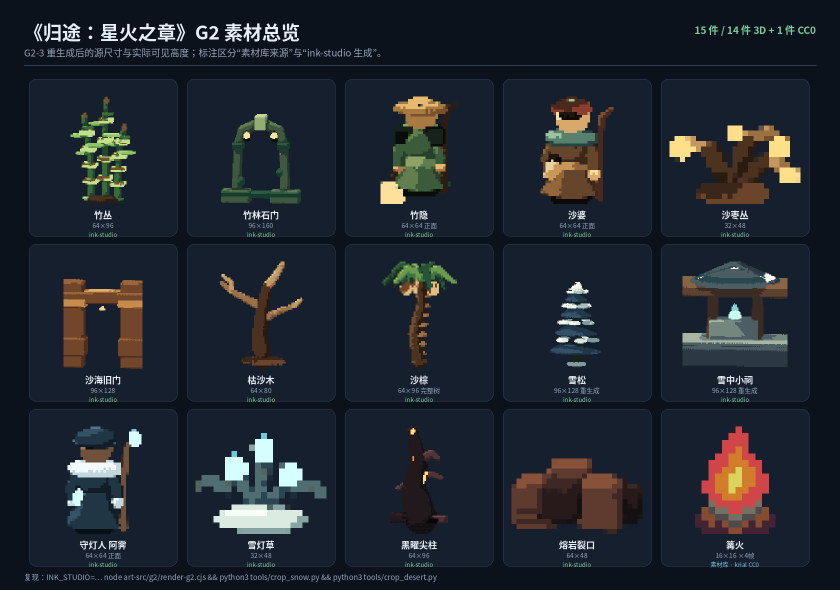
#> input picture docs/revamp/g2-3d/g2-props-board.png, 1680 x 1180 px, given in place of snow-pine-atlas.png, which was not available (shown at 1/2 size)
$ python crop_snow.py
#> lines starting #> are read from the running program, lines starting #| are printed output that depends on the picture
from PIL import Image
from pathlib import Path
ROOT = Path(__file__).resolve().parents[1]
out = ROOT / 'assets/01-primary/world'
out.mkdir(parents=True, exist_ok=True)

# G2-3 ink-studio 源图集 -> 运行时帧
Image.open(ROOT / 'docs/revamp/g2-3d/snow-pine-atlas.png').convert('RGBA').save(out / 'snow-pine.png')
Image.open(ROOT / 'docs/revamp/g2-3d/snow-shrine-atlas.png').convert('RGBA').save(out / 'snow-shrine.png')
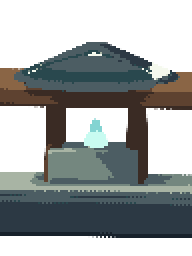
#> input picture docs/revamp/g2-3d/snow-shrine-atlas.png, 96 x 128 px (shown 2 times larger)
Image.open(ROOT / 'docs/revamp/g2-3d/snow-keeper-atlas.png').convert('RGBA').crop((0, 0, 64, 64)).save(out / 'snow-keeper.png')
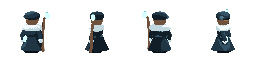
#> input picture docs/revamp/g2-3d/snow-keeper-atlas.png, 256 x 64 px
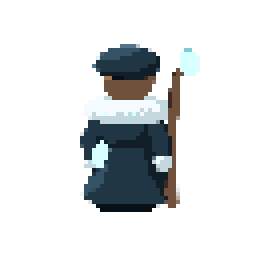
#> saved as snow-keeper.png: PIL image 64x64 RGBA (shown 4 times larger); mean R, G, B, A 18, 20.6, 21.9, 53.1; transparent parts drawn white
Image.open(ROOT / 'docs/revamp/g2-3d/snow-lantern-atlas.png').convert('RGBA').save(out / 'snow-lantern.png')

# 16px 雪地：TilesetField 纯色帧 21 调白蓝，只重映射颜色，不重绘 tile。
field = Image.open(ROOT / 'assets/00-raw/NinjaAdventure/Backgrounds/Tilesets/TilesetField.png').convert('RGBA')
#> field is the input picture: PIL image 96x128 RGBA; mean R, G, B, A 42.3, 46.7, 46.7, 138.6
frame = field.crop((16, 64, 32, 80))
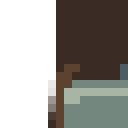
#> frame: PIL image 16x16 RGBA (shown 8 times larger); mean R, G, B, A 48.4, 45.2, 40.3, 146.7; transparent parts drawn white
remap = {
    (173, 188, 58, 255): (226, 235, 238, 255),
    (116, 163, 52, 255): (188, 207, 216, 255),
}
tile = Image.new('RGBA', (16, 16))
#> tile: PIL image 16x16 RGBA; every value is 0
for y in range(16):
    for x in range(16):
        px = frame.getpixel((x, y))
        tile.putpixel((x, y), remap.get(px, px))
tile.save(out / 'snow-tile.png')
print('snow assets written')
